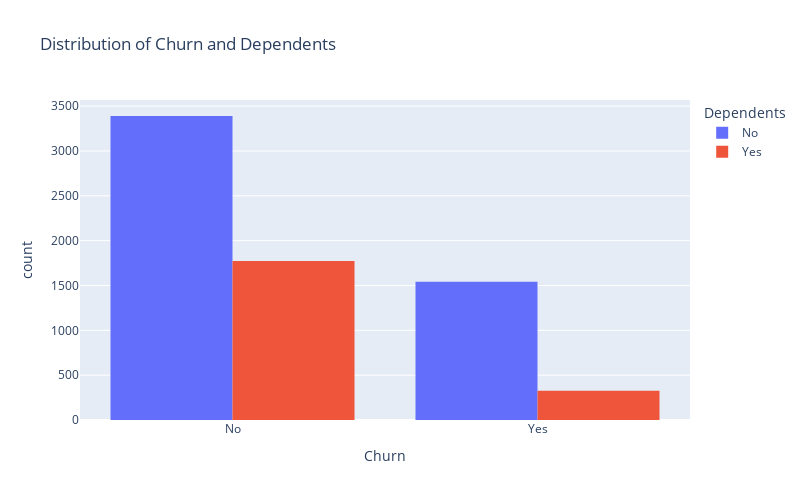

Write notebook code for a chart like this one.
### Markdown cell above
## Churn and if customer had dependents

### Code cell
fig= px.histogram(df, x="Churn", color='Dependents', barmode="group", title='Distribution of Churn and Dependents')
fig.update_layout(width=800, height= 500, bargap=0.2)
fig.show()

### Figure 1 — Plotly figure (JSON) as saved in the notebook; plotly's stock layout.template omitted (floating-point values rounded to 4 significant figures; data arrays with more than 128 entries replaced by an {"elided": "..."} marker saying what was removed)
{"data": [{"alignmentgroup": "True", "bingroup": "x", "hovertemplate": "Dependents=No<br>Churn=%{x}<br>count=%{y}<extra></extra>", "legendgroup": "No", "marker": {"color": "#636efa", "pattern": {"shape": ""}}, "name": "No", "offsetgroup": "No", "orientation": "v", "showlegend": true, "type": "histogram", "x": {"elided": "4933 str values"}, "xaxis": "x", "yaxis": "y"}, {"alignmentgroup": "True", "bingroup": "x", "hovertemplate": "Dependents=Yes<br>Churn=%{x}<br>count=%{y}<extra></extra>", "legendgroup": "Yes", "marker": {"color": "#EF553B", "pattern": {"shape": ""}}, "name": "Yes", "offsetgroup": "Yes", "orientation": "v", "showlegend": true, "type": "histogram", "x": {"elided": "2099 str values"}, "xaxis": "x", "yaxis": "y"}], "layout": {"bargap": 0.2, "barmode": "group", "height": 500, "legend": {"title": {"text": "Dependents"}, "tracegroupgap": 0}, "title": {"text": "Distribution of Churn and Dependents"}, "width": 800, "xaxis": {"anchor": "y", "domain": [0, 1], "title": {"text": "Churn"}}, "yaxis": {"anchor": "x", "domain": [0, 1], "title": {"text": "count"}}}}
